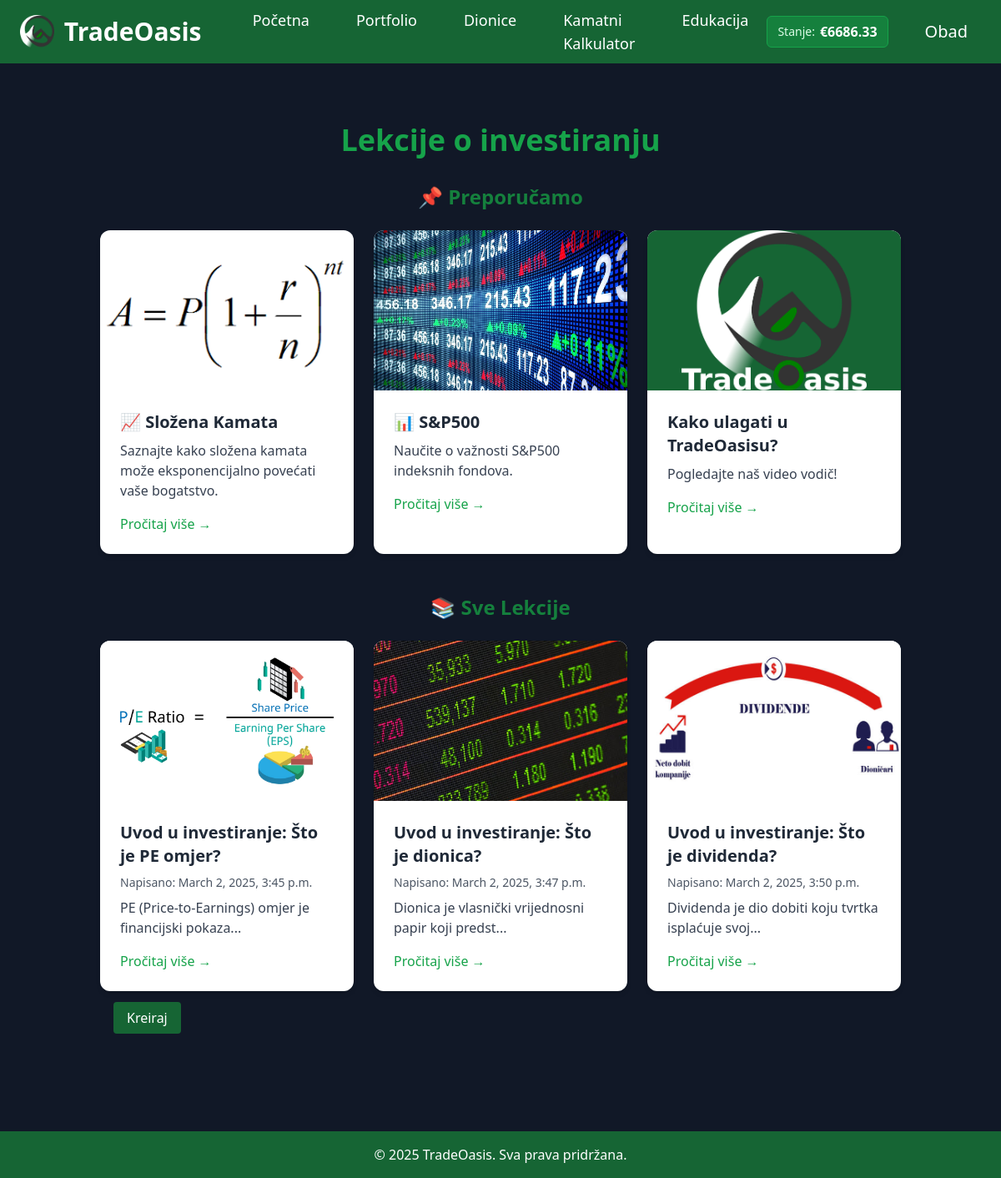
Screenshot of /education/ (signed in) with the database file from the repository.
### accounts/models.py (models this page shows, shortened)
class Portfolio(models.Model):
    user = models.OneToOneField(CustomUser, on_delete=models.CASCADE)
    cash_balance = models.DecimalField(max_digits=15, decimal_places=8, default=10000.00)  # Default $10,000 starting balance

class CustomUser(AbstractUser):
    email = models.EmailField(unique=True)

### education/models.py (models this page shows, shortened)
class Lesson(models.Model):
    title = models.CharField(max_length=100)
    slug = models.SlugField(unique=True, blank=True)  # Auto slug field
    body = models.TextField()
    created_at = models.DateTimeField(default=now)  # Auto date of creation
    thumbnail = models.ImageField(default='logo.png', blank=False)
    def snippet(self):
        return self.body[:50] + '...'

### education/views.py (the view)
# urls.py: path('', views.education, name='education'),
def education(request):
    lessons = Lesson.objects.all()
    return render(request, 'education.html', {'lessons': lessons})

### accounts/context_processors.py (called while the page is built)
def user_info(request):
    return {
        'user': request.user
    }

def user_balance(request):
    context = {'user_balance': None}
    if request.user.is_authenticated:
        try:
            portfolio = Portfolio.objects.get(user=request.user)
            context['user_balance'] = portfolio.cash_balance
        except Portfolio.DoesNotExist:
            pass
    return context

### education/templates/education.html (shortened to what this page needs)
{% extends 'base_layout.html' %}
{% block content %}
  <div class="container mx-auto px-4 py-12">
    <h1 class="text-4xl font-bold text-center text-primary mb-8">Lekcije o investiranju</h1>
    <h2 class="text-2xl font-semibold text-center text-green-700 mb-6">📌 Preporučamo</h2>
    <div class="grid grid-cols-1 sm:grid-cols-2 lg:grid-cols-3 gap-6 mb-12">
      <div class="bg-white rounded-xl shadow-md overflow-hidden transition-transform transform hover:scale-105">
        <div>
          <a href="{% url 'education:lesson_detail' 'compound-interest' %}">
            <img src="/media/compound_interest.png" alt="Složena kamata" class="w-full h-48 object-contain">
          </a>
        </div>
        <div class="p-6">
          <h2 class="text-xl font-semibold text-gray-800 mb-2">
            <a href="{% url 'education:lesson_detail' 'compound-interest' %}" class="hover:text-secondary">📈 Složena Kamata</a>
          </h2>
          <p class="text-gray-700 mt-2">Saznajte kako složena kamata može eksponencijalno povećati vaše bogatstvo.</p>
          <a href="{% url 'education:lesson_detail' 'compound-interest' %}" class="inline-block mt-4 text-primary font-medium hover:underline">Pročitaj više →</a>
        </div>
      </div>
      <div class="bg-white rounded-xl shadow-md overflow-hidden transition-transform transform hover:scale-105">
        <div>
          <a href="{% url 'education:lesson_detail' 'snp500' %}">
            <img src="/media/stocks.jpg" alt="Diversifikacija" class="w-full h-48 object-cover">
          </a>
        </div>
        <div class="p-6">
          <h2 class="text-xl font-semibold text-gray-800 mb-2">
            <a href="{% url 'education:lesson_detail' 'snp500' %}" class="hover:text-secondary">📊 S&P500</a>
          </h2>
          <p class="text-gray-700 mt-2">Naučite o važnosti S&P500 indeksnih fondova.</p>
          <a href="{% url 'education:lesson_detail' 'snp500' %}" class="inline-block mt-4 text-primary font-medium hover:underline">Pročitaj više →</a>
        </div>
      </div>
      <div class="bg-white rounded-xl shadow-md overflow-hidden transition-transform transform hover:scale-105">
        <div class="bg-green-800">
          <a href="{% url 'education:lesson_detail' 'tradeoasis' %}">
            <img src="/media/logo.png" alt="TradeOasis" class="w-full h-48 object-contain">
          </a>
        </div>
        <div class="p-6">
          <h2 class="text-xl font-semibold text-gray-800 mb-2">
            <a href="{% url 'education:lesson_detail' 'tradeoasis' %}" class="hover:text-secondary">Kako ulagati u TradeOasisu?</a>
          </h2>
          <p class="text-gray-700 mt-2">Pogledajte naš video vodič!</p>
          <a href="{% url 'education:lesson_detail' 'tradeoasis' %}" class="inline-block mt-4 text-primary font-medium hover:underline">Pročitaj više →</a>
        </div>
      </div>
    </div>
    <h2 class="text-2xl font-semibold text-center text-green-700 mb-6">📚 Sve Lekcije</h2>
    <div class="grid grid-cols-1 sm:grid-cols-2 lg:grid-cols-3 gap-6">
      {% for lesson in lessons %}
        <div class="bg-white rounded-xl shadow-md overflow-hidden transition-transform transform hover:scale-105">
          <div>
            <a href="{% url 'education:lesson_detail' lesson.slug %}">
              <img src="{{ lesson.thumbnail.url }}" alt="{{ lesson.title }}" class="w-full h-48 object-cover">
            </a>
          </div>
          <div class="p-6">
            <h2 class="text-xl font-semibold text-gray-800 mb-2">
              <a href="{% url 'education:lesson_detail' lesson.slug %}" class="hover:text-secondary">{{ lesson.title }}</a>
            </h2>
            <p class="text-gray-600 text-sm">Napisano: {{ lesson.created_at }}</p>
            <p class="text-gray-700 mt-2">{{ lesson.snippet }}</p>
            <a href="{% url 'education:lesson_detail' lesson.slug %}" class="inline-block mt-4 text-primary font-medium hover:underline">Pročitaj više →</a>
          </div>
        </div>
      {% endfor %}
    </div>
    <div class="container mx-auto px-4 py-5">
      {% if user.is_authenticated and user.is_superuser %}
        <a href="/education/create" class="text-white hover:bg-green-600 py-2 px-4 rounded bg-green-800">Kreiraj</a>
      {% endif %}
    </div>
  </div>
{% endblock %}

### templates/base_layout.html (shortened to what this page needs)
{% load static %}
<!DOCTYPE html>
<html lang="en">
<head>
  <script src="https://cdn.tailwindcss.com"></script>
</head>
<body class="bg-gray-900 text-gray-100">
  <header class="bg-green-800 text-white py-4 px-6 flex items-center justify-between relative">
    <a href="/" class="flex items-center space-x-3">
      <img src="{% static 'mini_logo.png' %}" alt="TradeOasis Logo" class="h-10 w-auto">
      <p class="text-3xl font-bold hidden sm:block">TradeOasis</p>
    </a>
    <nav class="hidden lg:flex absolute left-1/2 transform -translate-x-1/2 space-x-6 text-lg">
      <a href="/" class="hover:bg-green-600 py-2 px-4 rounded">Početna</a>
      {% if user.is_authenticated %}
        <a href="/portfolio" class="hover:bg-green-600 py-2 px-4 rounded">Portfolio</a>
      {% endif %}
      <a href="/stock" class="hover:bg-green-600 py-2 px-4 rounded">Dionice</a>
      <a href="/interest_calculator" class="hover:bg-green-600 py-2 px-4 rounded">Kamatni Kalkulator</a>
      <a href="/education" class="hover:bg-green-600 py-2 px-4 rounded">Edukacija</a>
    </nav>
    <div class="flex items-center space-x-3">
      {% if user.is_authenticated %}
        {% if user_balance %}
          <div class="mr-4 bg-green-700 rounded-md px-3 py-1.5 border border-green-600 flex items-center">
            <span class="text-sm text-green-100 mr-1.5">Stanje:</span>
            <span class="font-bold text-white">€{{ user_balance|floatformat:2 }}</span>
          </div>
        {% endif %}
        <div class="relative text-white hover:bg-green-700 py-2 px-4 rounded group">
          <a href="/accounts" class="text-white text-xl block">{{ user.username }}</a>
        </div>
      {% else %}
        <a href="{% url 'login' %}" class="hidden lg:inline-block text-white hover:bg-green-700 py-2 px-4 rounded border border-white">Prijava</a>
        <a href="{% url 'accounts' %}" class="hidden lg:inline-block bg-white text-green-800 hover:bg-green-100 py-2 px-6 rounded font-semibold">Započni danas</a>
      {% endif %}
    </div>
  </header>
  <main class="container mx-auto px-4 py-6">
    {% block content %}
    {% endblock %}
  </main>
  <footer class="bg-green-800 text-white py-4 mt-8 text-center">
    <p>&copy; 2025 TradeOasis. Sva prava pridržana.</p>
  </footer>
</body>
</html>

### templates/base_layout.html (style rules this page uses)
html, body { height: 100%; margin: 0; }
body { display: flex; flex-direction: column; }
main { flex: 1; }

### rows the page displays
Portfolio: cash_balance "6686.33"
CustomUser: username "Obad"
Lesson: thumbnail (picture), title "Uvod u investiranje: Što je PE omjer?", created_at "March 2, 2025, 3:45 p.m.", snippet "PE (Price-to-Earnings) omjer je financijski pokaza..."
Lesson: thumbnail (picture), title "Uvod u investiranje: Što je dionica?", created_at "March 2, 2025, 3:47 p.m.", snippet "Dionica je vlasnički vrijednosni papir koji predst..."
Lesson: thumbnail (picture), title "Uvod u investiranje: Što je dividenda?", created_at "March 2, 2025, 3:50 p.m.", snippet "Dividenda je dio dobiti koju tvrtka isplaćuje svoj..."
